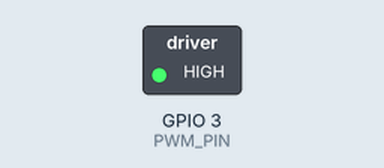
This sketch was run on a simulated ESP32. On the bench: switched loads named in the sketch (green lamp = pin HIGH).

Above: at 1.0 s.
At 3.0 s:
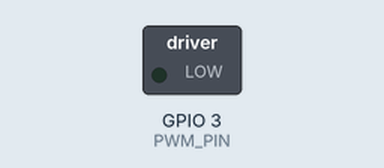
Timing chart, 0 to 5.2 s (numbered marks = the images above):
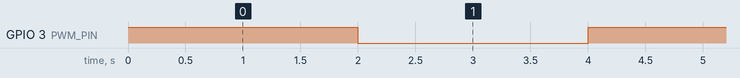

Measured:
- by itself, GPIO 3 (PWM_PIN): alternates HIGH for 2.0 s and LOW for 2.0 s

The sketch:

motor_onoff_test.ino
```cpp
// Motor on/off test: GPIO 3 -> 220 ohm -> 2N2222 base.
// Motor should run 2 s, stop 2 s, repeat.
#define PWM_PIN 3

void setup() {
  ledcAttach(PWM_PIN, 1000, 8);
}

void loop() {
  ledcWrite(PWM_PIN, 255);  // full on
  delay(2000);
  ledcWrite(PWM_PIN, 0);    // off
  delay(2000);
}
```
